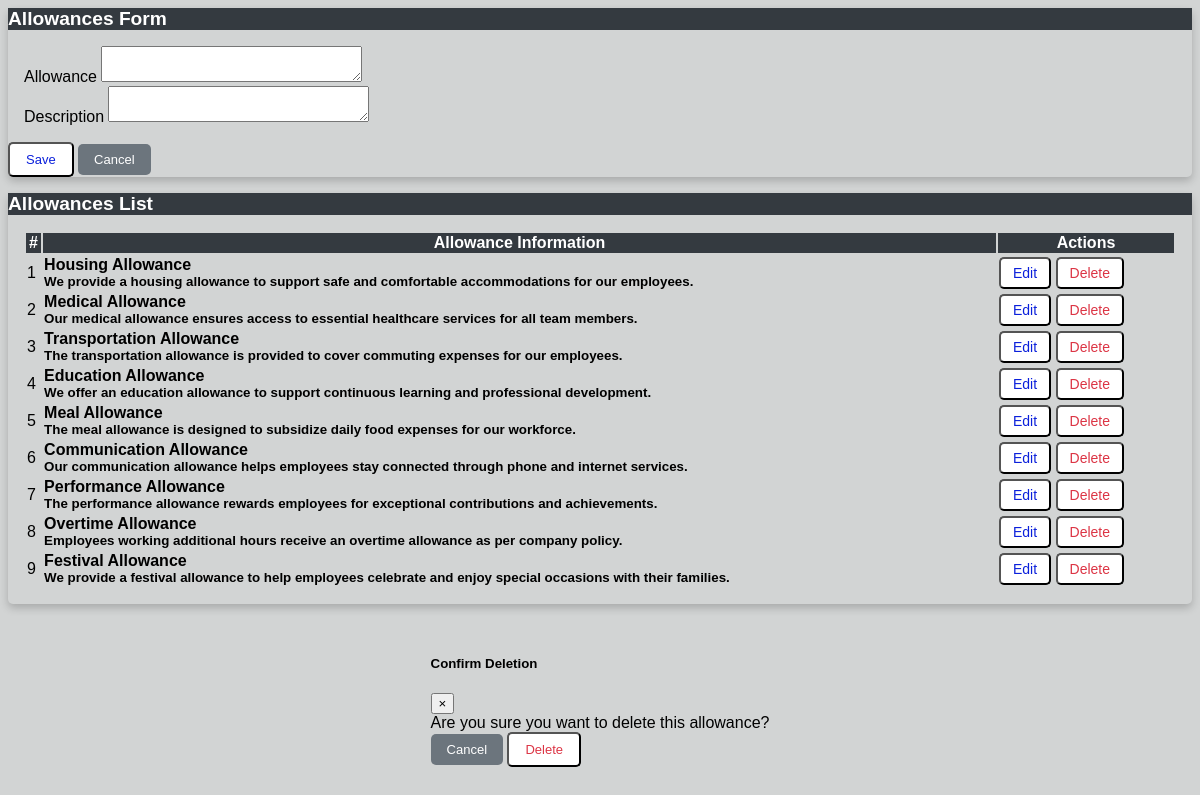
/allowances.php, run on the app's committed database.
### tables this page shows
CREATE TABLE `allowances` (
  `id` int(30) NOT NULL,
  `allowance` text NOT NULL,
  `description` text NOT NULL
);

### allowances.php (the view, shortened to what this page needs)
<?php include('db_connect.php'); ?>
<div class="container-fluid">
    <div class="col-lg-12">
        <div class="row">
            <div class="col-md-4">
                <form action="" id="manage-allowances">
                    <div class="card">
                        <div class="card-header">
                            Allowances Form
                        </div>
                        <div class="card-body">
                            <div class="form-group">
                                <label class="control-label">Allowance</label>
                                <textarea name="allowance" cols="30" rows="2" class="form-control" required></textarea>
                            </div>
                            <div class="form-group">
                                <label class="control-label">Description</label>
                                <textarea name="description" cols="30" rows="2" class="form-control" required></textarea>
                            </div>
                        </div>
                        <div class="card-footer text-center">
                            <button class="btn btn-primary col-sm-4">Save</button>
                            <button class="btn btn-secondary col-sm-4" type="button" onclick="_reset()">Cancel</button>
                        </div>
                    </div>
                </form>
            </div>
            <div class="col-md-8">
                <div class="card">
                    <div class="card-header">
                        Allowances List
                    </div>
                    <div class="card-body">
                        <table class="table table-bordered table-hover table-striped">
                            <thead>
                                <tr>
                                    <th class="text-center">#</th>
                                    <th>Allowance Information</th>
                                    <th class="text-center">Actions</th>
                                </tr>
                            </thead>
                            <tbody>
                                <?php
                                $i = 1;
                                $allowances = $conn->query("SELECT * FROM allowances ORDER BY id ASC");
                                while ($row = $allowances->fetch_assoc()):
                                ?>
                                    <tr>
                                        <td class="text-center"><?php echo $i++ ?></td>
                                        <td>
                                            <p><b><?php echo $row['allowance'] ?></b></p>
                                            <p class="truncate"><small><b><?php echo $row['description'] ?></b></small></p>
                                        </td>
                                        <td class="text-center">
                                            <button class="btn btn-sm btn-primary edit_allowances"
                                                    type="button"
                                                    data-id="<?php echo $row['id'] ?>"
                                                    data-allowance="<?php echo $row['allowance'] ?>"
                                                    data-description="<?php echo $row['description'] ?>">Edit</button>
                                            <button class="btn btn-sm btn-danger delete_allowances"
                                                    type="button"
                                                    data-id="<?php echo $row['id'] ?>">Delete</button>
                                        </td>
                                    </tr>
                                <?php endwhile; ?>
                            </tbody>
                        </table>
                    </div>
                </div>
            </div>
        </div>
    </div>
</div>
<div class="modal fade" id="deleteConfirmationModal" tabindex="-1" role="dialog" aria-labelledby="exampleModalLabel" aria-hidden="true">
    <div class="modal-dialog modal-dialog-centered" role="document">
        <div class="modal-content">
            <div class="modal-header">
                <h5 class="modal-title" id="exampleModalLabel">Confirm Deletion</h5>
                <button type="button" class="close" data-dismiss="modal" aria-label="Close">
                    <span aria-hidden="true">&times;</span>
                </button>
            </div>
            <div class="modal-body">
                Are you sure you want to delete this allowance?
            </div>
            <div class="modal-footer">
                <button type="button" class="btn btn-secondary" data-dismiss="modal">Cancel</button>
                <button type="button" class="btn btn-danger" id="confirmDeleteButton">Delete</button>
            </div>
        </div>
    </div>
</div>

### allowances.php (style rules this page uses)
.card { box-shadow: 0 4px 8px 0 rgba(0, 0, 0, 0.2); transition: 0.3s; border-radius: 5px; }
.card-header { font-size: 1.2rem; font-weight: bold; color: #fff; background-color: #343a40; }
.card-body { padding: 16px; }
table { width: 100%; }
table thead { background-color: #343a40; color: white; }
td { vertical-align: middle !important; }
td p { margin: unset; }
.btn { font-size: 13px; border-radius: 5px; padding: 8px 16px; transition: all 0.3s ease; }
.btn-sm { font-size: 0.875rem; padding: 0.375rem 0.75rem; }
.btn-primary { background-color:rgb(255, 255, 255); color: rgb(11, 32, 219); }
.btn-secondary { background-color: #6c757d; color: white; border: none; }
.btn-danger { background-color:rgb(255, 255, 255); color: #dc3545; }
.modal-dialog-centered { display: flex; align-items: center; justify-content: center; }
.modal-dialog { max-width: 500px; margin: 30px auto; }

### data on the page
allowances: allowance "Housing Allowance", description "We provide a housing allowance to support safe and comfortable accommodations for our employees."
allowances: allowance "Medical Allowance", description "Our medical allowance ensures access to essential healthcare services for all team members."
allowances: allowance "Transportation Allowance", description "The transportation allowance is provided to cover commuting expenses for our employees."
allowances: allowance "Education Allowance", description "We offer an education allowance to support continuous learning and professional development."
allowances: allowance "Meal Allowance", description "The meal allowance is designed to subsidize daily food expenses for our workforce."
allowances: allowance "Communication Allowance", description "Our communication allowance helps employees stay connected through phone and internet services."
allowances: allowance "Performance Allowance", description "The performance allowance rewards employees for exceptional contributions and achievements."
allowances: allowance "Overtime Allowance", description "Employees working additional hours receive an overtime allowance as per company policy."
allowances: allowance "Festival Allowance", description "We provide a festival allowance to help employees celebrate and enjoy special occasions with their families."
